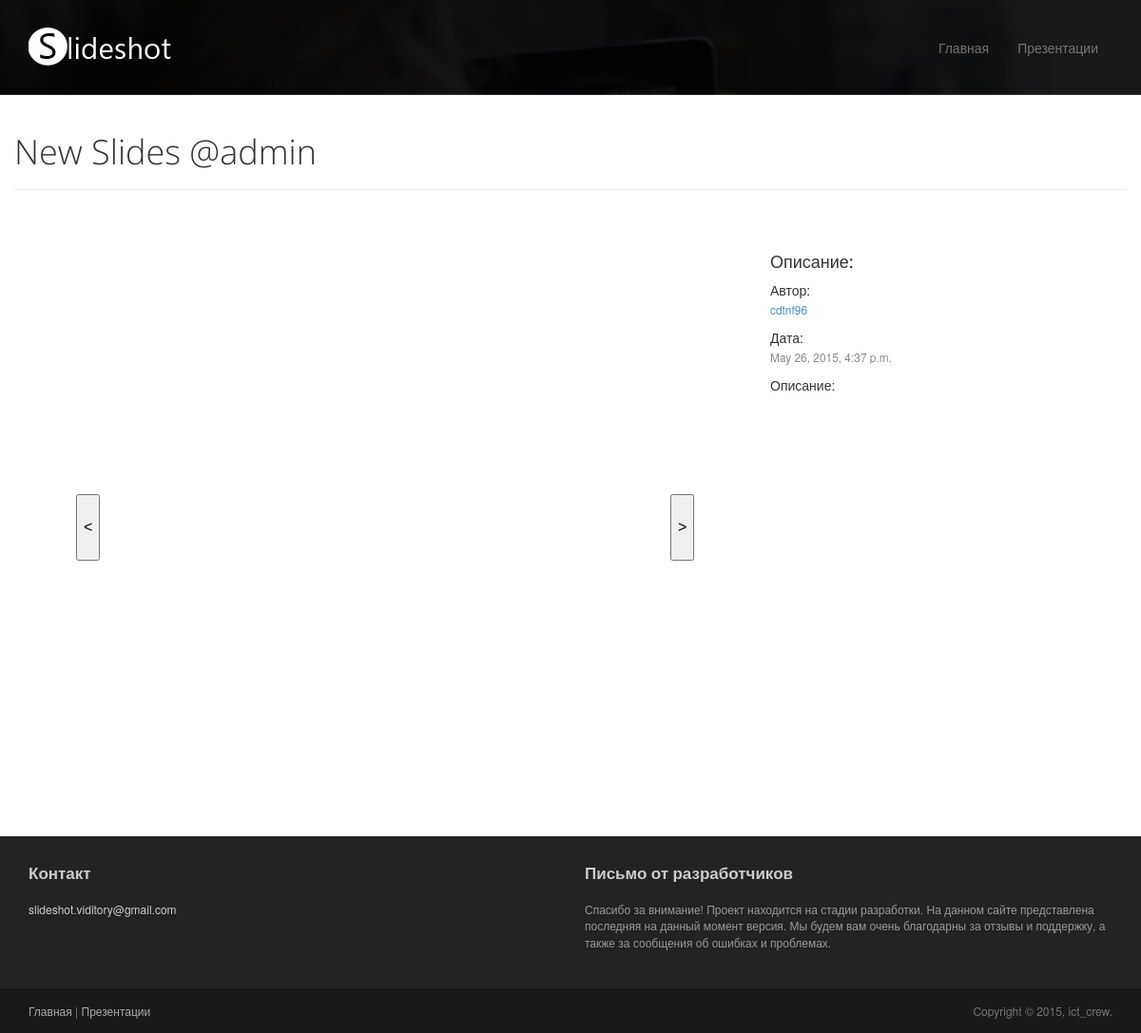
/broadcasting/87/, run on the app's committed database.
### broadcasts/models.py (models this page shows, shortened)
class Broadcasting(models.Model):
    owner = models.ForeignKey(User, verbose_name=u'Владелец', related_name=u'broadcasts')
    title = models.CharField(u'Заголовок', max_length=40)
    desc = models.TextField(u'Описание', max_length = 10000)
    start_date = models.DateTimeField(u'Дата и время начала',default=datetime.now, blank=True)
    active = models.BooleanField(u'Активна сейчас?', default=False)
    public = models.BooleanField(u'Is public broadcasting?', default=True)
    tags = models.ManyToManyField(Tag, verbose_name='Тэги', blank=True, null=True)
    event = models.ForeignKey(Event, verbose_name='Событие', related_name=u'broadcasts', blank=True, null=True)#relation to event
    class Meta:
        db_table = 'broadcasts_broadcastings'
        verbose_name = 'Презентация'
        verbose_name_plural = 'Презентации'
        ordering=['start_date']

### broadcasts/views.py (the view)
# urls.py: url(r'broadcasting/(?P<user_id>[0-9]+)/$', views.BroadcastingView.as_view()),
def broadcasting(request, id):
    try:
        broadcasting = Broadcasting.objects.get(pk=int(id))
    except Broadcasting.DoesNotExist:
        raise Http404
    slides = broadcasting.slides.all()
    html = render_to_response('broadcasting.html', {'broadcasting': broadcasting}, context_instance=RequestContext(request))
    return HttpResponse(html)

### broadcasts/templates/broadcasting.html (shortened to what this page needs)
{% extends 'page.html'%}
{% load static %}
{% block content %}
	<div class="container">
		<div class="row">
			<header class="page-header">
					<h1 class="page-title">{{ broadcasting.title }}</h1>
				</header>
			<article class="col-sm-8 maincontent">
				<div id="main">
    				<button class="left" onclick="left();" class="btn btn-default" role="button"><</button>
    				<div id="scr"></div>
   					<button class="right" onclick="right();" class="btn btn-default" role="button">></button>
				</div>
			</article>
			<aside class="col-sm-4 sidebar sidebar-right">
				<div class="widget">
					<h4>Описание:</h4>
					<ul class="list-unstyled list-spaces">
						<li>Автор:<br><span class="small text-muted"><a href="#cabinet">{{broadcasting.owner.username}}</a></span></li>
						<li>Дата:<br><span class="small text-muted">{{broadcasting.start_date}}</span></li>
						<li>Описание:<br></li>
					</ul>
				</div>
			</aside>
		</div>
	</div>
{% endblock %}

### static/assets/css/main.css (style rules this page uses)
h1, h2, h3, h4, h5, h6 { font-family:"Open sans", Helvetica, Arial; }
h1, .h1, h2, .h2, h3, .h3 { margin-top:30px; }
.page-title { margin-top:20px; font-weight:300; }
.text-muted { color:#888; }
ul.list-spaces li { margin-bottom:10px; }
.sidebar { padding-top:36px; padding-bottom:30px; }
.sidebar .widget { margin-bottom:20px; }

### broadcasts/templates/broadcasting.html (style rules this page uses)
#main { position:relative; margin: 100px auto; padding: 5px; width: 660px; height: 400px; }
#scr { margin:20px auto; width: 600px; height: 400px; margin-top:20px; background-color: white; background-size:cover; }
button { position: absolute; top: 200px; width: 25px; height: 70px; font: 12pt arial,tahoma,sans-serif; text-align: center; }
.left { left:5px; }
.right { right:5px; }

### data on the page
Broadcasting: title "New Slides @admin", owner.username "cdtnf96", start_date "May 26, 2015, 4:37 p.m."
